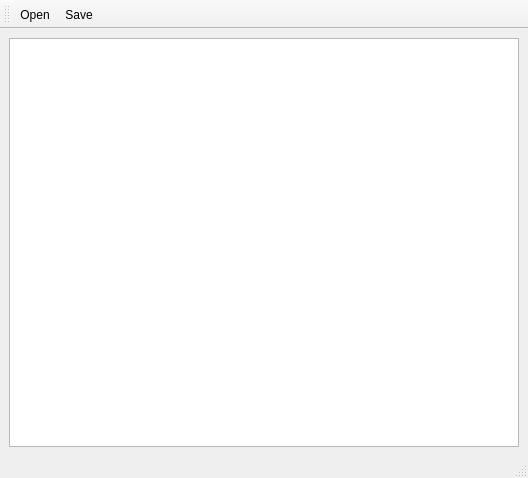
<ui version="4.0" >
 <class>main_window</class>
 <widget class="QMainWindow" name="main_window" >
  <property name="geometry" >
   <rect>
    <x>0</x>
    <y>0</y>
    <width>528</width>
    <height>478</height>
   </rect>
  </property>
  <property name="windowTitle" >
   <string>MainWindow</string>
  </property>
  <widget class="QWidget" name="centralwidget" >
   <layout class="QVBoxLayout" >
    <item>
     <widget class="QTextEdit" name="edit" />
    </item>
   </layout>
  </widget>
  <widget class="QMenuBar" name="menubar" >
   <property name="geometry" >
    <rect>
     <x>0</x>
     <y>0</y>
     <width>528</width>
     <height>22</height>
    </rect>
   </property>
  </widget>
  <widget class="QStatusBar" name="statusbar" />
  <widget class="QToolBar" name="toolBar" >
   <property name="windowTitle" >
    <string>toolBar</string>
   </property>
   <attribute name="toolBarArea" >
    <enum>TopToolBarArea</enum>
   </attribute>
   <attribute name="toolBarBreak" >
    <bool>false</bool>
   </attribute>
   <addaction name="action_open" />
   <addaction name="action_save" />
  </widget>
  <action name="action_open" >
   <property name="text" >
    <string>Open</string>
   </property>
  </action>
  <action name="action_save" >
   <property name="text" >
    <string>Save</string>
   </property>
  </action>
 </widget>
 <resources/>
 <connections/>
</ui>
